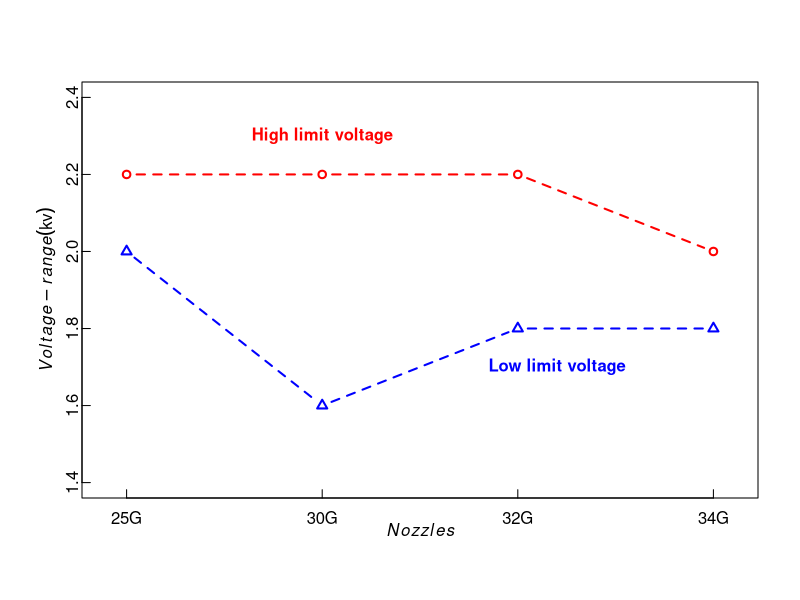

Reproduce this figure in R.
par(mgp = c(2, 0.5, 0),tck=0.02)

x<-c(1,2,3,4)
y1<-c(2.2,2.2,2.2,2)
y2<-c(2,1.6,1.8,1.8)

plot(x,y1,type="l",lwd=2,lty=2,col=0,xlab = expression(italic(Nozzles)), 
     ylab = expression(italic(Voltage-range)(kv)),mgp=c(1.1, 0, 0),tck=0.02,xaxt="n",xlim = c(0.9, 4.1),ylim=c(1.4,2.4))
axis(1,at=c(1,2,3,4),label=c("25G","30G","32G","34G"))
points(x,y1,col="red",pch=1,lwd=2,lty=2,type="b")
points(x,y2,col="blue",pch=2,lwd=2,lty=2,type="b")

text(2,2.3,"High limit voltage",col="red",font=2)
text(3.2,1.7,"Low limit voltage",col="blue",font=2)